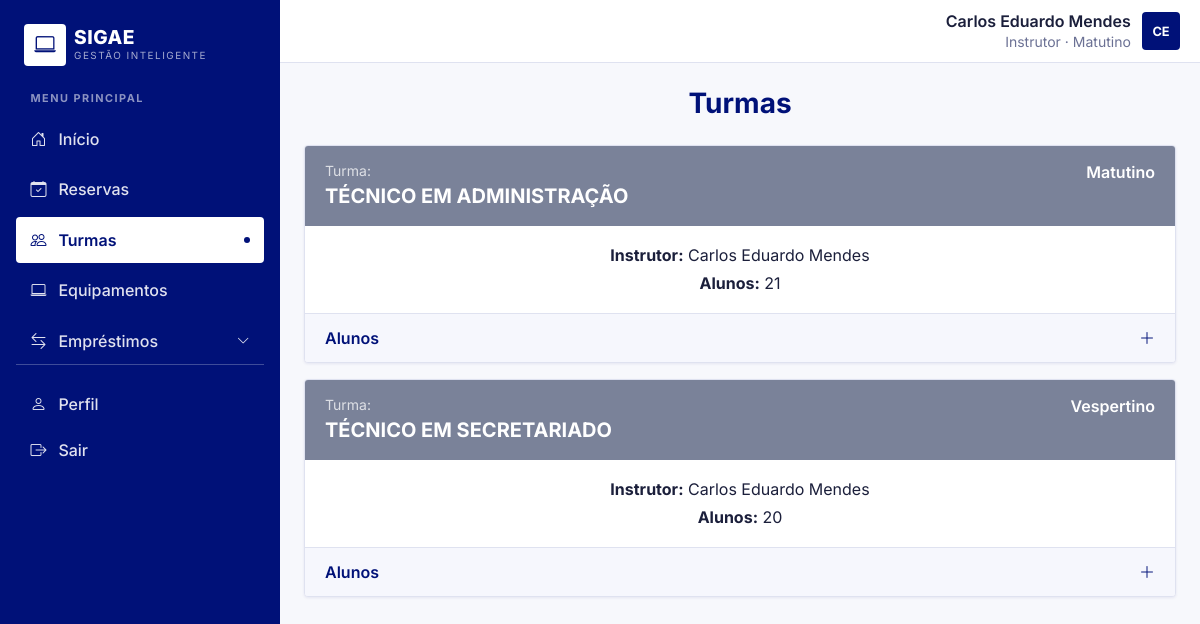
Screenshot of /turmas/ (signed in) with the database file from the repository.
### core/models.py (models this page shows, shortened)
class User(AbstractUser):
    email = models.EmailField("E-mail educacional", unique=True)
    turma = models.ForeignKey(Turma, null=True, blank=True, on_delete=models.SET_NULL, related_name="alunos")
    turno = models.CharField(max_length=3, choices=Turno.choices, blank=True)
    GRUPO_ALUNO, GRUPO_INSTRUTOR, GRUPO_ADMIN = "Aluno", "Instrutor", "Administrador"
    def _tem_grupo(self, nome):
        return self.groups.filter(name=nome).exists()
    @property
    def nome_completo(self):
        return self.get_full_name() or self.username
    @property
    def is_instrutor(self):
        return self._tem_grupo(self.GRUPO_INSTRUTOR)
    @property
    def is_administrador(self):
        return self.is_superuser or self._tem_grupo(self.GRUPO_ADMIN)
    @property
    def perfil(self):
        if self.is_administrador:
            return "Administrador"
        return "Instrutor" if self.is_instrutor else "Aluno"

class Turma(models.Model):
    nome = models.CharField("Nome da turma", max_length=100)
    turno = models.CharField(max_length=3, choices=Turno.choices)
    instrutor = models.ForeignKey(
        settings.AUTH_USER_MODEL, null=True, blank=True, on_delete=models.SET_NULL,
        related_name="turmas_lecionadas", verbose_name="Instrutor responsável",
    )
    class Meta:
        ordering = ["turno", "nome"]

### core/views.py (the view)
# urls.py: path("turmas/", views.turmas, name="turmas"),
@login_required
def turmas(request):
    u = request.user
    qs = Turma.objects.select_related("instrutor").prefetch_related("alunos")
    if u.is_administrador:
        lista = list(qs.all())
    elif u.is_instrutor:
        lista = list(qs.filter(instrutor=u))
    else:
        lista = list(qs.filter(pk=u.turma_id)) if u.turma_id else []
    lista.sort(key=lambda t: (ORDEM_TURNOS.index(t.turno), t.nome))
    return render(request, "core/turmas.html", {"turmas": lista})

### core/templates/core/turmas.html (shortened to what this page needs)
{% extends "base.html" %}
{% block content %}
<h1 class="h3 fw-bold text-sigae text-center mb-4">Turmas</h1>
{% for t in turmas %}
<article class="reserva-card mb-3">
  <header class="reserva-head head-fora-turno" data-turno="{{ t.turno }}">
    <div>
      <div class="small opacity-75">Turma:</div>
      <div class="fw-bold text-uppercase fs-5">{{ t.nome }}</div>
    </div>
    <div class="text-end">
      <span class="fw-semibold d-block">{{ t.get_turno_display }}</span>
    </div>
  </header>
  <div class="reserva-body text-center">
    <div><strong>Instrutor:</strong> {{ t.instrutor.nome_completo|default:"—" }}</div>
    <div><strong>Alunos:</strong> {{ t.alunos.all|length }}</div>
  </div>
  <button class="reserva-toggle" type="button" data-bs-toggle="collapse" data-bs-target="#turma{{ t.pk }}" aria-expanded="false">
    <span>Alunos</span><i class="bi bi-plus-lg"></i>
  </button>
</article>
{% empty %}
<div class="reserva-card p-5 text-center text-muted">Nenhuma turma disponível.</div>
{% endfor %}
{% endblock %}

### templates/base.html (shortened to what this page needs)
{% load static %}<!DOCTYPE html>
<html lang="pt-br">
<head>
  <link href="https://cdn.jsdelivr.net/npm/bootstrap@5.3.3/dist/css/bootstrap.min.css" rel="stylesheet">
  <link href="https://cdn.jsdelivr.net/npm/bootstrap-icons@1.11.3/font/bootstrap-icons.min.css" rel="stylesheet">
  <link rel="stylesheet" href="https://cdn.jsdelivr.net/npm/flatpickr/dist/flatpickr.min.css">
  <link href="{% static 'css/sigae.css' %}" rel="stylesheet">
</head>
<body>
{% with current=request.resolver_match.url_name %}
<div class="d-lg-flex">
  <div class="sigae-sidebar-col">
    <aside class="offcanvas-lg offcanvas-start sigae-sidebar flex-grow-1" tabindex="-1" id="sidebar" aria-labelledby="sidebarLabel">
      <div class="offcanvas-body d-flex flex-column flex-grow-1 p-3">
        <div class="d-none d-lg-flex align-items-center gap-2 px-2 pt-2">
          <div class="logo-box"><i class="bi bi-laptop"></i></div>
          <div><div class="brand-name">SIGAE</div><div class="brand-sub">Gestão Inteligente</div></div>
        </div>
        <div class="menu-label">MENU PRINCIPAL</div>
        <nav class="nav flex-column gap-1">
          <a class="sigae-link {% if current == 'dashboard' %}active{% endif %}" href="{% url 'dashboard' %}"><i class="bi bi-house-door"></i> Início</a>
          <a class="sigae-link {% if current == 'reservas' %}active{% endif %}" href="{% url 'reservas' %}"><i class="bi bi-calendar-check"></i> Reservas</a>
          <a class="sigae-link {% if current == 'turmas' %}active{% endif %}" href="{% url 'turmas' %}"><i class="bi bi-people"></i> Turmas</a>
          <a class="sigae-link {% if current == 'equipamentos' %}active{% endif %}" href="{% url 'equipamentos' %}"><i class="bi bi-laptop"></i> Equipamentos</a>
          <button class="sigae-link {% if current in 'emprestimos solicitacoes ativos' %}open{% endif %}" type="button" data-bs-toggle="collapse" data-bs-target="#subEmprestimos" aria-expanded="{% if current in 'emprestimos solicitacoes ativos' %}true{% else %}false{% endif %}" aria-controls="subEmprestimos">
            <i class="bi bi-arrow-left-right"></i> Empréstimos <i class="bi bi-chevron-down chev ms-auto"></i>
          </button>
        </nav>
        <div class="mt-auto pt-3 border-top border-light border-opacity-25">
          <a class="sigae-link {% if current == 'perfil' %}active{% endif %}" href="{% url 'perfil' %}"><i class="bi bi-person"></i> Perfil</a>
          <form method="post" action="{% url 'logout' %}">{% csrf_token %}
            <button type="submit" class="sigae-link"><i class="bi bi-box-arrow-right"></i> Sair</button>
          </form>
        </div>
      </div>
    </aside>
  </div>
  <div class="main-area">
    <header class="topbar">
      <div class="user-chip">
        <div class="text-end lh-sm d-none d-sm-block">
          <div class="fw-semibold">{{ user.nome_completo }}</div>
          <small>{{ user.perfil }}{% if user.turno %} · {{ user.get_turno_display }}{% endif %}</small>
        </div>
        <div class="avatar">{% if user.first_name %}{{ user.first_name|slice:":1"|upper }}{{ user.last_name|slice:":1"|upper }}{% else %}{{ user.username|slice:":2"|upper }}{% endif %}</div>
      </div>
    </header>
    <main class="p-3 p-md-4">
      {% block content %}{% endblock %}
    </main>
  </div>
</div>
{% endwith %}
</body>
</html>

### static/css/sigae.css (style rules this page uses)
:root { --sigae: #001178; --sigae-dark: #000c5a; --sigae-soft: #eef0fb; --line: #dfe2f0; --bs-primary: #001178; --bs-primary-rgb: 0, 17, 120; --bs-link-color: #001178; --bs-border-radius: .25rem; --bs-border-radius-sm: .2rem; --bs-border-radius-lg: .3rem; --bs-border-radius-xl: .3rem; --bs-border-radius-pill: .25rem; }
body { font-family: "Inter", system-ui, -apple-system, "Segoe UI", Roboto, sans-serif; background: #f7f8fc; color: #1b1f3b; }
.text-sigae { color: var(--sigae) !important; }
.sigae-sidebar-col { background: var(--sigae); display: flex; flex-direction: column; }
.sigae-sidebar { --bs-offcanvas-bg: var(--sigae); --bs-offcanvas-color: #fff; --bs-offcanvas-width: 280px; color: #fff; }
.logo-box { width: 42px; height: 42px; border-radius: 4px; background: #fff; color: var(--sigae); display: grid; place-items: center; font-size: 1.35rem; flex: none; }
.brand-name { font-weight: 800; letter-spacing: .5px; line-height: 1.1; font-size: 1.2rem; }
.brand-sub { font-size: .62rem; letter-spacing: 1.5px; text-transform: uppercase; color: rgba(255,255,255,.65); }
.menu-label { font-size: .68rem; letter-spacing: 1.5px; font-weight: 700; color: rgba(255,255,255,.55); padding: 0 .9rem; margin: 1.5rem 0 .6rem; }
.sigae-link { display: flex; align-items: center; gap: .75rem; padding: .7rem .9rem; border-radius: 4px; color: rgba(255,255,255,.88); text-decoration: none; font-weight: 500; background: none; border: 0; width: 100%; text-align: left; }
.sigae-link.active { background: #fff; color: var(--sigae); font-weight: 600; }
.sigae-link.active::after { content: ""; width: 6px; height: 6px; border-radius: 50%; background: var(--sigae); margin-left: auto; }
@media (min-width: 992px) { .sigae-sidebar-col { flex: 0 0 280px; height: 100vh; position: sticky; top: 0; } }
.main-area { min-width: 0; flex: 1; min-height: 100vh; }
.topbar { background: #fff; border-bottom: 1px solid var(--line); padding: .7rem 1.25rem; display: flex; align-items: center; gap: 1rem; position: sticky; top: 0; z-index: 1020; }
.user-chip { display: flex; align-items: center; gap: .7rem; margin-left: auto; }
.avatar { width: 38px; height: 38px; border-radius: 4px; background: var(--sigae); color: #fff; display: grid; place-items: center; font-weight: 700; font-size: .8rem; }
.user-chip small { color: #6b7194; }
.reserva-card { background: #fff; border: 1px solid var(--line); border-radius: 4px; overflow: hidden; box-shadow: 0 1px 3px rgba(0, 17, 120, .08); }
.reserva-head { display: flex; justify-content: space-between; align-items: flex-start; gap: 1rem; padding: .9rem 1.25rem; color: #fff; }
.head-fora-turno { background: #7a8299; }
.reserva-body { padding: 1.1rem 1.25rem; display: flex; flex-direction: column; gap: .25rem; }
.reserva-toggle { width: 100%; display: flex; justify-content: space-between; align-items: center; background: #f6f7fd; border: 0; border-top: 1px solid var(--line); padding: .75rem 1.25rem; color: var(--sigae); font-weight: 600; }
.reserva-toggle i { transition: transform .2s; }
.sigae-link .chev { transition: transform .2s; font-size: .8rem; }

### rows the page displays
User: nome_completo "Carlos Eduardo Mendes", perfil "Instrutor", turno "Matutino", first_name "C", last_name "E"
Turma: nome "TÉCNICO EM ADMINISTRAÇÃO", turno "Matutino", instrutor.nome_completo "Carlos Eduardo Mendes", alunos.all|length "21"
Turma: nome "TÉCNICO EM SECRETARIADO", turno "Vespertino", instrutor.nome_completo "Carlos Eduardo Mendes", alunos.all|length "20"
